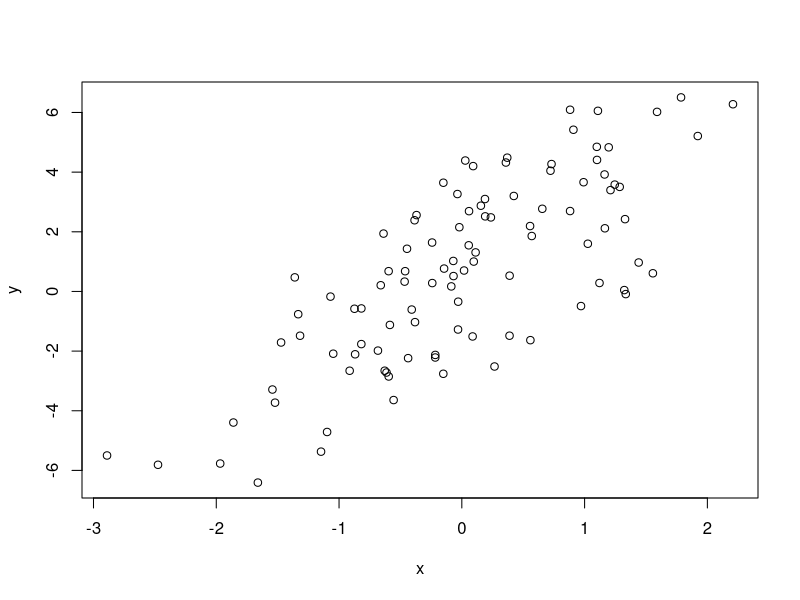
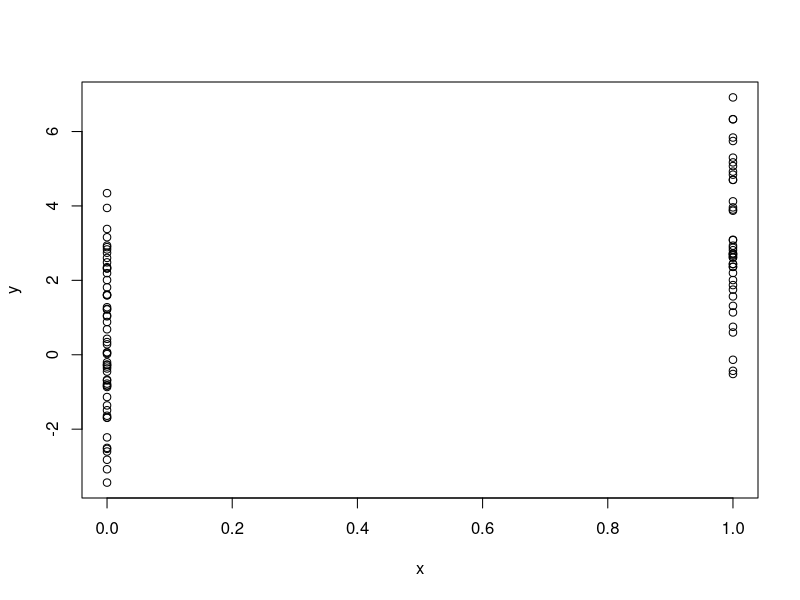
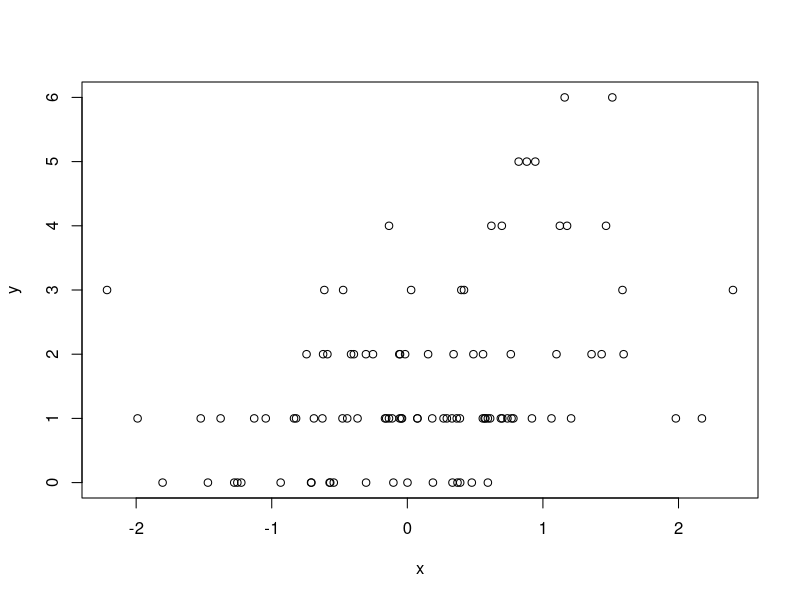

Write R code to recreate these figures, in order.
## ---- chunk 1
library(datasets)
s <- split(airquality, airquality$Month)
str(s)
## ---- chunk 2
# make sure to set seed if you need reproducibility! - which you will during 
# simulation
set.seed(1)
x <- rnorm(10)
x
x <- rnorm(10, 20, 2)
x
summary(x)
## ---- chunk 3

rpois(10, 1)

ppois(2, 2)
## ---- chunk 4
set.seed(20)
x <- rnorm(100)
e <- rnorm(100, 0, 2)

y <- 0.5 + 2 * x + e
summary(y)
plot(x, y)
## ---- chunk 5
set.seed(20)
x <- rbinom(100, 1, 0.5)
e <- rnorm(100, 0, 2)

y <- 0.5 + 2 * x + e
summary(y)
plot(x, y)
## ---- chunk 6
set.seed(1)
x <- rnorm(100)
log.mu <- 0.5 + 0.3 * x
y <- rpois(100, exp(log.mu))
summary(y)
plot(x, y)
## ---- chunk 7
set.seed(1)
sample(1:10, 4)

sample(1:10)
sample(1:10, replace = TRUE) # items can be repeated
